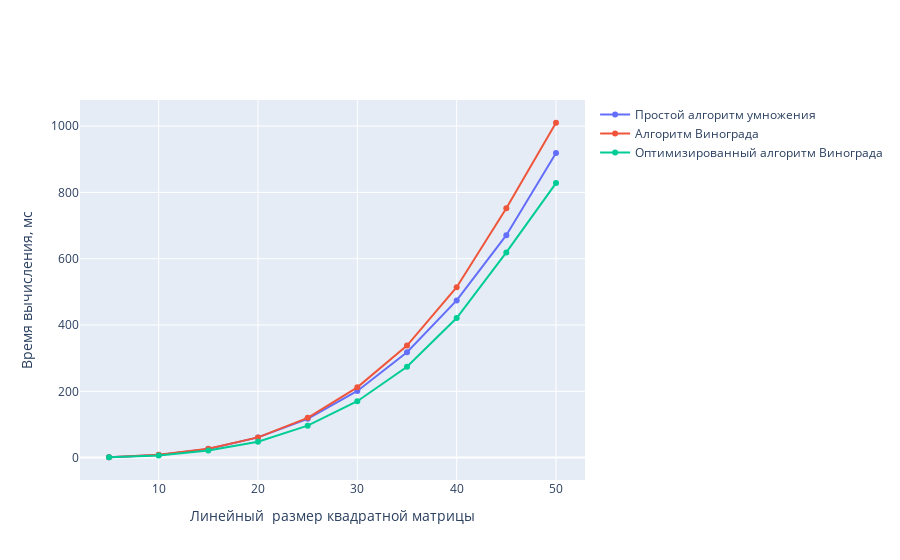

The cell this chart's notebook holds for it:
### Code cell
import plotly as plt
import plotly.io as pio
import csv

DATA_FILE = 'data.tsv'
data = []
with open(f"./{DATA_FILE}", "r", newline="", encoding="utf-8") as f:
    reader = csv.DictReader(f, delimiter="\t")
    for row in reader:
        data.append(row)
        row['size'] = int(row['size'])
        row['std'] = float(row['std'])
        row['vin'] = float(row['vin'])
        row['opt'] = float(row['opt'])



graph = plt.graph_objs.Figure()
graph.add_scatter(x=[el['size'] for el in data], y=[el['std'] for el in data], name="Простой алгоритм умножения")
graph.add_scatter(x=[el['size'] for el in data], y=[el['vin'] for el in data], name="Алгоритм Винограда")
graph.add_scatter(x=[el['size'] for el in data], y=[el['opt'] for el in data], name="Оптимизированный алгоритм Винограда")
graph.update_layout(xaxis_title="Линейный  размер квадратной матрицы", yaxis_title="Время вычисления, мс")
graph.show()

### Figure 1 — Plotly figure (JSON) as saved in the notebook; plotly's stock layout.template omitted (floating-point values rounded to 4 significant figures)
{"data": [{"name": "Простой алгоритм умножения", "type": "scatter", "x": [5, 10, 15, 20, 25, 30, 35, 40, 45, 50], "y": [1.2, 8.1, 26.3, 61, 117, 201, 318, 474, 671, 919]}, {"name": "Алгоритм Винограда", "type": "scatter", "x": [5, 10, 15, 20, 25, 30, 35, 40, 45, 50], "y": [1.4, 8.6, 26.8, 61, 120, 212, 338, 514, 752, 1010]}, {"name": "Оптимизированный алгоритм Винограда", "type": "scatter", "x": [5, 10, 15, 20, 25, 30, 35, 40, 45, 50], "y": [1.1, 6.7, 21.3, 48.1, 96.3, 170, 274, 421, 619, 828]}], "layout": {"xaxis": {"title": {"text": "Линейный  размер квадратной матрицы"}}, "yaxis": {"title": {"text": "Время вычисления, мс"}}}}
